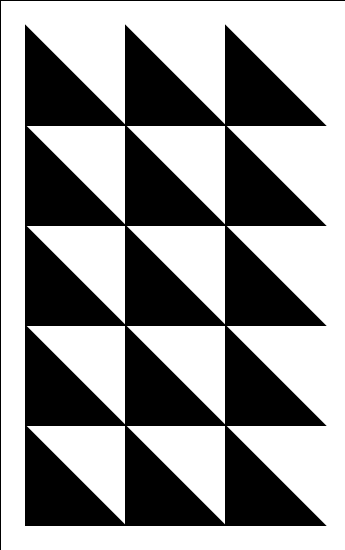
Frame 1 (no input)
Frame 60 (the mouse pressed at the canvas centre just before this capture): identical to frame 1, image omitted
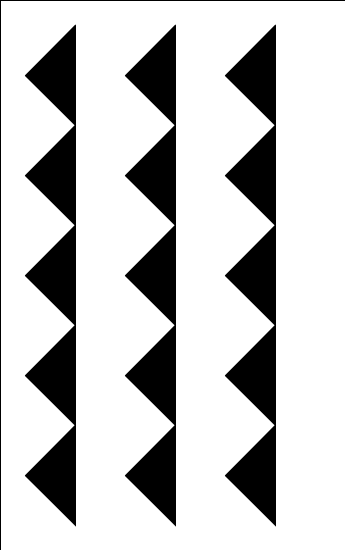
Frame 120 (the mouse held since frame 60 and released just before this capture)

The Processing sketch that drew these frames (run headless with seeded random() and noise(); from frame 60 on, the mouse is pressed at the canvas centre):

// Processing sketch: processing_79741
// ── processing_79741.pde

float a, b, c, a2, b2, c2 = 0;
float counter = 0;


void setup() {
  
size(345, 550);
smooth();
rect(0, 0, 345, 550);
fill(0);
}

void draw() {
  
  fill(255);
  rect(0, 0, 345, 550);
  
  fill(0);
  triangle(25+a,25,25,125-b,125-c,125); //1
  triangle(125+a,25,125,125-b,225-c,125); //2
  triangle(225+a,25,225,125-b,325-c,125); //3
  triangle(25+a,125,25,225-b,125-c,225); //4
  triangle(125+a,125,125,225-b,225-c,225); //5
  triangle(225+a,125,225,225-b,325-c,225); //6
  triangle(25+a,225,25,325-b,125-c,325); //7
  triangle(125+a,225,125,325-b,225-c,325); //8
  triangle(225+a,225,225,325-b,325-c,325); //9
  triangle(25+a,325,25,425-b,125-c,425); //10
  triangle(125+a,325,125,425-b,225-c,425); //11
  triangle(225+a,325,225,425-b,325-c,425); //12
  triangle(25+a,425,25,525-b,125-c,525); //13
  triangle(125+a,425,125,525-b,225-c,525); //14
  triangle(225+a,425,225,525-b,325-c,525); //15

  a = mouseY/5.5;
  b = mouseX/3.5;
  c = mouseY/5.5;
}
